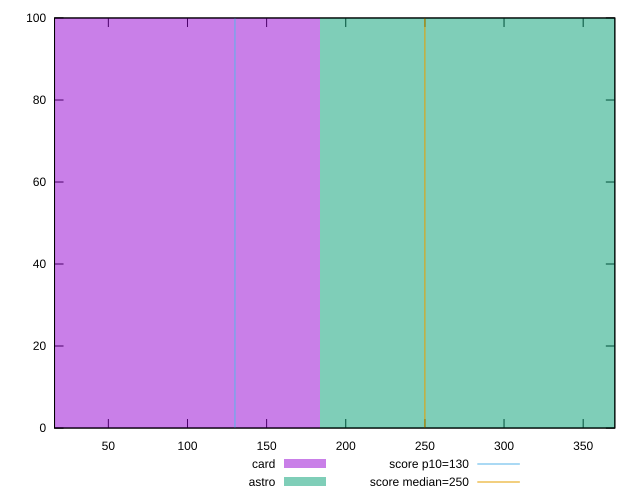

Source code (gnuplot):
reset

$card <<EOF
0 100
EOF

$astro <<EOF
367.31910857436327 100
EOF

set key outside below
set boxwidth 367.31910857436327
set xrange [16:370]
set yrange [0:100]
set trange [0:100]
set style fill transparent solid 0.5 noborder

set parametric
set terminal svg size 640, 500 enhanced background rgb 'white'
set output "reports/report_00032_2021-02-25T10-28-15.087Z/max-potential-fid/comparison/histogram/2_vs_3.svg"

plot $card title "card" with boxes, \
     $astro title "astro" with boxes, \
     130,t title "score p10=130", \
     250,t title "score median=250"

reset
